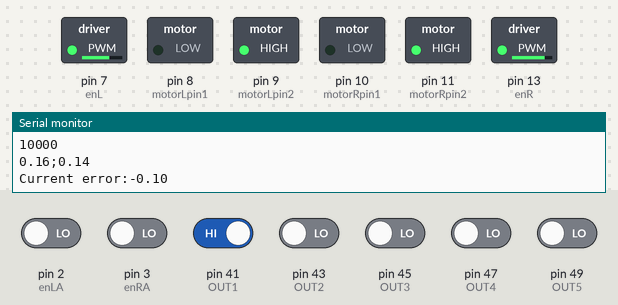
Bench run of a sketch on a simulated Arduino Mega 2560, built with avr-gcc and run on an emulated ATmega2560. On the bench: switched loads named in the sketch (green lamp = pin HIGH), the last lines printed to the serial monitor. The test bench sets the inputs (shaded band); at power-on: pin 41 (OUT1) HIGH, pin 2 (enLA), pin 3 (enRA), pin 43 (OUT2), pin 45 (OUT3), pin 47 (OUT4), pin 49 (OUT5) LOW.

Above: at 1.2 s.
1.3 s: pin 41 (OUT1) driven LOW
At 3.4 s:
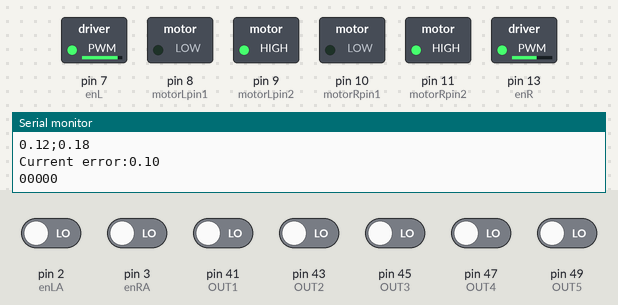
4.3 s: pin 43 (OUT2) driven HIGH
5.8 s: pin 43 (OUT2) driven LOW
At 8.54 s:
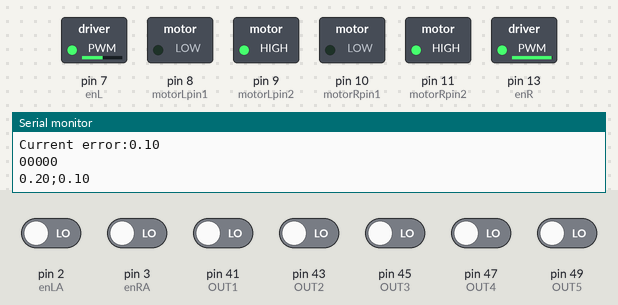
8.8 s: pin 49 (OUT5) driven HIGH
10.3 s: pin 47 (OUT4) driven HIGH
At 11.5 s:
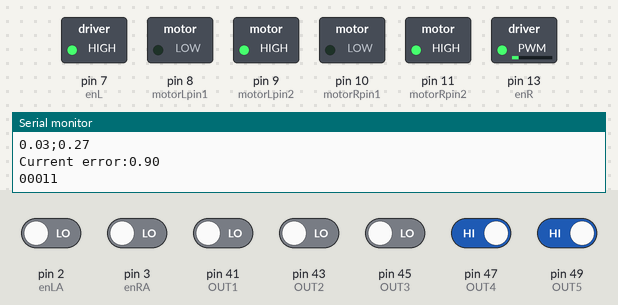
11.8 s: pin 45 (OUT3) driven HIGH
At 12.7 s:
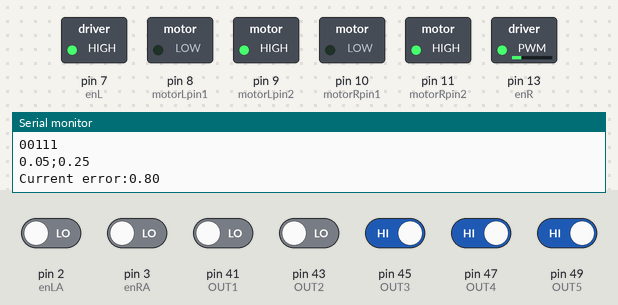
Timing chart, 0 to 14.8 s (numbered marks = the images above; inputs shaded):
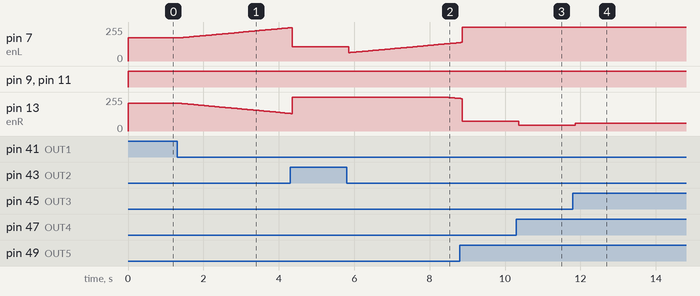

The sketch:

line_follow.ino
```cpp
// 1 1 1 1 1        0 Robot found continuous line : STOPPED
// 0 0 0 0 0        0 Robot found no line: turn 180o

#include "TimerOne.h"

unsigned long previousMillis = 0;
const float T = 0.1; // Sampling rate

// Goal and current pose
float x = 0, y = 0, theta = 0;
float x_g = 2, y_g = 3, theta_g = 0;

void setup()
{
  Serial.begin(9600);
  //Set up line follower sensor
  setupLineFollower();
  setupMotors();
  // setupIMU();
}

void loop()
{
  FollowLine();
  // readIMU();
}
```

LineFollower.ino
```cpp
// 1 1 1 1 1        0 Robot found continuous line : STOPPED
// 0 0 0 0 0        0 Robot found no line: turn 180o

#include "TimerOne.h"

// unsigned long previousMillis = 0;
// const float T = 0.1; // Sampling rate

// Goal and current pose
// float x = 0, y = 0, theta = 0;
// float x_g = 2, y_g = 3, theta_g = 0;

// PID control parameters
const float kp_line = 0.13;
const float ki_line = 0.008;
const float kd_line = 0.0;
float error, sumError = 0, previousError = 0;

// Control motion variables
float v = 0.15, vr, vl;
float currentError, differenceError;

int readLineFollower;

// line following sensor pin
#define OUT1 41
#define OUT2 43
#define OUT3 45
#define OUT4 47
#define OUT5 49

// line follower variables
int lineL1;
int lineL2;
int line0;
int lineR1;
int lineR2;

const float alpha = 0.6; //line follower -- weight of outer eyes
const float beta = 0.2; //line follower -- weight of inner eyes
const float gamma = 0.1; //line follower -- weight of the middle eye

void setupLineFollower()
{
  Timer1.initialize(500000);    //500ms
  Timer1.attachInterrupt(readLineFollowerSensor);

  //Set up line follower sensor
  pinMode(OUT1, INPUT);
  pinMode(OUT2, INPUT);
  pinMode(OUT3, INPUT);
  pinMode(OUT4, INPUT);
  pinMode(OUT5, INPUT);

}

void readLineFollowerSensor(){
  readLineFollower = 1;
}
unsigned long stopTestDuration = 0;
unsigned long currentMillis = 0;
// unsigned long previousMillis;
void FollowLine() //loop
{
  if (readLineFollower=1) {
    readLineFollower=0;
    getLineState();
        Serial.print(lineL1);  Serial.print(lineL2);  Serial.print(line0);  Serial.print(lineR1);  Serial.println(lineR2);
}
    Serial.print(vr); Serial.print(";"); Serial.println(vl);
      if ((lineL1 ==1) & (lineL2==1) & (lineR1 ==1) & (lineR2==1) & (line0 ==1)) {
      stop();
      delay(3000);
    }
  // Update error for PID
    calculatePIDError_line();
    // Control motor speeds
    setSpeed(vr,vl);
}

void getLineState() {
  lineL1 = digitalRead(OUT1);
  lineL2 = digitalRead(OUT2);
  line0 = digitalRead(OUT3);
  lineR1 = digitalRead(OUT4);
  lineR2 = digitalRead(OUT5);
}
void calculatePIDError_line(){
  previousError = currentError;
  currentError = - alpha * lineL2 - beta * lineL1 + beta * lineR1 + alpha * lineR2 + gamma * (1-line0);

  // currentError = alpha * (1-lineL2) + beta * (1-lineL1) - beta * (1-lineR1) - alpha * (1-lineR2) + (gamma) * (1-line0);
  Serial.print("Current error:");Serial.println(currentError);


  sumError+=currentError;
  differenceError = currentError - previousError;

  // Serial.print("Difference error");Serial.println(differenceError);
  // Calculate PID control output (error) for velocity difference between wheels
  error = kp_line * currentError + kd_line  * differenceError;
  if((lineL1 ==0) & (lineL2==0) & (lineR1 ==0) & (lineR2==0) & (line0 ==0)){
    error   += ki_line * sumError;
  }
  // Adjust wheel velocities
  vr = v - error;
  vl = v + error;
}
```

MotorControls.ino
```cpp
// Define motor pins and encoders
int motorRpin1 = 10; // Right motor IN3
int motorRpin2 = 11; // Right motor IN4//few

int motorLpin1 = 8; // Left motor IN1
int motorLpin2 = 9; // Left motor IN2//fw

int enR = 13;  // Right motor enable pin (PWM)
int enL = 7; // Left motor enable pin (PWM)

// Encoders
int enLA = 2;  // Left motor encoder A
int enRA = 3; // Right motor encoder A

volatile unsigned int counterLA = 0;
volatile unsigned int counterRA = 0;

const float WHEEL_DISTANCE = 0.182; // Distance between two wheels
const int PULSE_PER_REV = 940;
const float WHEEL_PERIMETER = 0.1413; // Circumference of the wheel
void setupMotors(){

  // Set up motor and encoder pins
  pinMode(motorRpin1, OUTPUT);
  pinMode(motorRpin2, OUTPUT);
  pinMode(motorLpin1, OUTPUT);
  pinMode(motorLpin2, OUTPUT);

  pinMode(enLA, INPUT);
  pinMode(enRA, INPUT);

  attachInterrupt(digitalPinToInterrupt(enLA), countEnLA, RISING);
  attachInterrupt(digitalPinToInterrupt(enRA), countEnRA, RISING);
}
void setSpeed(float vr, float vl){
  // Control motor speeds
  if (vr > 0) {rightForward(vr);}
  else {rightBackward(-vr);}

  if (vl > 0) {leftForward(vl);}
  else {leftBackward(-vl);}
}
// Motor control functions
void rightForward(float velocity) {
  int pwm = MPStoPWM(velocity);
  // Serial.print("pwmr:"); Serial.println(pwm);
  digitalWrite(motorRpin1, LOW);
  digitalWrite(motorRpin2, HIGH);
  analogWrite(enR, pwm);
}

void leftForward(float velocity) {
  int pwm = MPStoPWM(velocity);
    // Serial.print("pwml:"); Serial.println(pwm);
  digitalWrite(motorLpin1, LOW);
  digitalWrite(motorLpin2, HIGH);
  analogWrite(enL, pwm);
}

void rightBackward(float velocity) {
  int pwm = MPStoPWM(velocity);
  digitalWrite(motorRpin1, HIGH);
  digitalWrite(motorRpin2, LOW);
  analogWrite(enR, pwm);
}

void leftBackward(float velocity) {
  int pwm = MPStoPWM(velocity);
  digitalWrite(motorLpin1, HIGH);
  digitalWrite(motorLpin2, LOW);
  analogWrite(enL, pwm);
}

// Stop motors
void stop() {
  digitalWrite(motorLpin1, LOW);
  digitalWrite(motorLpin2, LOW);
  digitalWrite(motorRpin1, LOW);
  digitalWrite(motorRpin2, LOW);
}

// Helper functions
float calculateRPM(int pulseCounter) {
  return (float)pulseCounter * 60 / PULSE_PER_REV / T;
}

float RPMtoMPS(float rpm) {
  return rpm / 60 * WHEEL_PERIMETER;
}

int MPStoPWM(float velocity) {
  return constrain((velocity / 0.2) * 255, 30, 255); // Mapping speed to PWM
}

void countEnLA() {
  counterLA++;
}

void countEnRA() {
  counterRA++;
}

void resetCounters() {
  counterLA = 0;
  counterRA = 0;
}
```

Measured:
- after the input at 1.3 s, pin 7 (enL): moves from 174/255 to 249/255 over 2.9 s, starting after 0.09 s
- after the input at 5.8 s, pin 13 (enR): moves from 255/255 to 244/255 over 0.40 s, starting after 2.6 s
- after the input at 10.3 s, pin 13 (enR): 75/255 → 42/255 after 0.06 s
- after the input at 11.8 s, pin 13 (enR): 42/255 → 58/255 after 0.06 s
